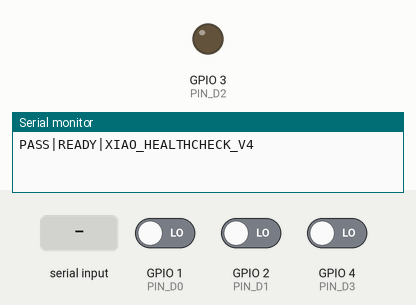
Bench run of a sketch on a simulated Seeed XIAO ESP32-S3. On the bench: output pins drawn as LEDs (lit = HIGH), the last lines printed to the serial monitor. The inputs (shaded band) are chosen by the test bench; at power-on: GPIO 1 (PIN_D0) LOW, GPIO 2 (PIN_D1) LOW, GPIO 4 (PIN_D3) LOW.

Above: at 1.7 s.
1.8 s: "HEALTH_PWM\n" received over Serial
At 2.8 s:
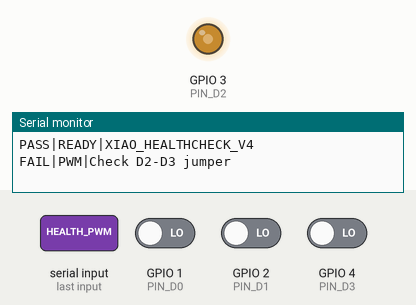
3.4 s: "HEALTH_GPIO\n" received over Serial
Timing chart, 0 to 6.4 s (numbered marks = the images above; inputs shaded):
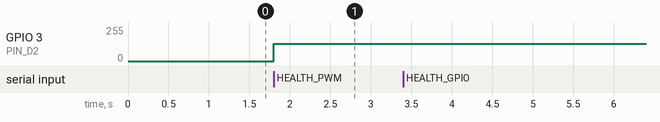

The sketch:

xiao_esp32s3_healthcheck.ino
```cpp
/*
 * Cyborg Lab inventory health-check firmware for Seeed XIAO ESP32S3.
 *
 * This sketch is intentionally separate from the experiment camera firmware.
 * Uploading it replaces whatever firmware is currently on the inventory board.
 * Commands and replies are line-based so the Python checker can be reused by
 * the web API, a CLI, or a manufacturing fixture.
 */

#include <Arduino.h>
#include <esp_mac.h>
#include <SPI.h>
#include <WiFi.h>
#include <Wire.h>

static const int PIN_D0 = 1;
static const int PIN_D1 = 2;
static const int PIN_D2 = 3;
static const int PIN_D3 = 4;
static const int PIN_SDA = 5;
static const int PIN_SCL = 6;
static const int PIN_SCK = 7;
static const int PIN_MISO = 8;
static const int PIN_MOSI = 9;
static const int PIN_TX = 43;
static const int PIN_RX = 44;
static const char *FIRMWARE_ID = "XIAO_HEALTHCHECK_V4";
static const int DIGITAL_PINS[] = {
  PIN_D0, PIN_D1, PIN_D2, PIN_D3, PIN_SDA, PIN_SCL,
  PIN_TX, PIN_RX, PIN_SCK, PIN_MISO, PIN_MOSI
};

String hardwareMac() {
  uint8_t mac[6];
  esp_read_mac(mac, ESP_MAC_WIFI_STA);
  char value[13];
  snprintf(
    value,
    sizeof(value),
    "%02X%02X%02X%02X%02X%02X",
    mac[0], mac[1], mac[2], mac[3], mac[4], mac[5]
  );
  return String(value);
}

bool digitalLoopback(int first, int second) {
  pinMode(first, OUTPUT);
  pinMode(second, INPUT_PULLDOWN);
  digitalWrite(first, LOW);
  delay(5);
  bool lowOk = digitalRead(second) == LOW;
  digitalWrite(first, HIGH);
  delay(5);
  bool highOk = digitalRead(second) == HIGH;
  pinMode(first, INPUT_PULLDOWN);
  pinMode(second, OUTPUT);
  digitalWrite(second, HIGH);
  delay(5);
  bool reverseOk = digitalRead(first) == HIGH;
  pinMode(first, INPUT);
  pinMode(second, INPUT);
  return lowOk && highOk && reverseOk;
}

int gpioForLabel(String label) {
  label.trim();
  label.toUpperCase();
  if (!label.startsWith("D") || label.length() < 2) return -1;
  int index = label.substring(1).toInt();
  if (index < 0 || index > 10 || label != "D" + String(index)) return -1;
  return DIGITAL_PINS[index];
}

void testGpio(const String &firstLabel, const String &secondLabel) {
  int first = gpioForLabel(firstLabel);
  int second = gpioForLabel(secondLabel);
  if (first < 0 || second < 0 || first == second) {
    Serial.println("FAIL|GPIO|Choose two different pins from D0-D10");
    return;
  }
  if (digitalLoopback(first, second)) {
    Serial.printf("PASS|GPIO|%s-%s\n", firstLabel.c_str(), secondLabel.c_str());
  } else {
    Serial.printf("FAIL|GPIO|Check %s-%s jumper\n", firstLabel.c_str(), secondLabel.c_str());
  }
}

void testPwm() {
  pinMode(PIN_D3, INPUT);
  if (!ledcAttach(PIN_D2, 1000, 8)) {
    Serial.println("FAIL|PWM|Unable to attach PWM generator");
    return;
  }
  ledcWrite(PIN_D2, 128);
  unsigned long highTime = pulseIn(PIN_D3, HIGH, 50000);
  unsigned long lowTime = pulseIn(PIN_D3, LOW, 50000);
  ledcDetach(PIN_D2);
  pinMode(PIN_D2, INPUT);
  if (highTime > 200 && lowTime > 200) {
    Serial.printf("PASS|PWM|high=%luus,low=%luus\n", highTime, lowTime);
  } else {
    Serial.println("FAIL|PWM|Check D2-D3 jumper");
  }
}

void testUart() {
  // GPIO43/44 can contain a few transition bytes while UART1 is being
  // attached. Match a binary sequence instead of comparing the whole receive
  // buffer so startup noise cannot turn a valid loopback into a false failure.
  static const uint8_t token[] = {0x55, 0xAA, 0x31, 0xC7, 0x4D, 0x82, 0x19, 0xE0};
  Serial1.end();
  Serial1.begin(115200, SERIAL_8N1, PIN_RX, PIN_TX);
  delay(50);
  bool passed = false;
  for (int attempt = 0; attempt < 3 && !passed; attempt++) {
    while (Serial1.available()) Serial1.read();
    Serial1.write(token, sizeof(token));
    Serial1.flush();
    size_t matched = 0;
    unsigned long deadline = millis() + 200;
    while (millis() < deadline && matched < sizeof(token)) {
      if (!Serial1.available()) {
        delay(1);
        continue;
      }
      uint8_t value = (uint8_t)Serial1.read();
      matched = value == token[matched] ? matched + 1 : (value == token[0] ? 1 : 0);
    }
    passed = matched == sizeof(token);
  }
  Serial1.end();
  pinMode(PIN_TX, INPUT);
  pinMode(PIN_RX, INPUT);
  Serial.println(passed ? "PASS|UART|D6-TX to D7-RX" : "FAIL|UART|Check D6-D7 jumper");
}

void testSpi() {
  SPI.begin(PIN_SCK, PIN_MISO, PIN_MOSI, -1);
  SPI.beginTransaction(SPISettings(100000, MSBFIRST, SPI_MODE0));
  uint8_t received = SPI.transfer(0xA5);
  SPI.endTransaction();
  SPI.end();
  Serial.println(received == 0xA5 ? "PASS|SPI|D10-MOSI to D9-MISO" : "FAIL|SPI|Check D10-D9 jumper");
}

void scanI2c() {
  Wire.begin(PIN_SDA, PIN_SCL);
  String addresses;
  for (uint8_t address = 1; address < 127; address++) {
    Wire.beginTransmission(address);
    if (Wire.endTransmission() == 0) {
      if (addresses.length()) addresses += ',';
      char value[5];
      snprintf(value, sizeof(value), "0x%02X", address);
      addresses += value;
    }
  }
  Wire.end();
  if (addresses.length()) Serial.println("PASS|I2C|" + addresses);
  else Serial.println("FAIL|I2C|No I2C module detected; connect module SDA to D4, SCL to D5, VCC to 3V3 and GND to GND, or skip this optional test");
}

void processCommand(String command) {
  command.trim();
  if (command == "HEALTH_INFO") {
    Serial.printf("PASS|INFO|XIAO ESP32S3|%s|WIFI=1|BLUETOOTH=1\n", hardwareMac().c_str());
  } else if (command == "HEALTH_HELLO") {
    Serial.println("PASS|HELLO|hello world");
  } else if (command == "HEALTH_GPIO") {
    testGpio("D0", "D1");
  } else if (command.startsWith("HEALTH_GPIO ")) {
    String arguments = command.substring(strlen("HEALTH_GPIO "));
    int separator = arguments.indexOf(' ');
    if (separator < 1) {
      Serial.println("FAIL|GPIO|Expected HEALTH_GPIO D0 D1");
    } else {
      String firstLabel = arguments.substring(0, separator);
      String secondLabel = arguments.substring(separator + 1);
      firstLabel.trim();
      secondLabel.trim();
      firstLabel.toUpperCase();
      secondLabel.toUpperCase();
      testGpio(firstLabel, secondLabel);
    }
  } else if (command == "HEALTH_PWM") {
    testPwm();
  } else if (command == "HEALTH_UART") {
    testUart();
  } else if (command == "HEALTH_SPI") {
    testSpi();
  } else if (command == "HEALTH_I2C") {
    scanI2c();
  } else if (command == "PING") {
    Serial.printf("PASS|PING|%s\n", FIRMWARE_ID);
  } else if (command.length()) {
    Serial.println("FAIL|COMMAND|Unknown command");
  }
}

void setup() {
  Serial.begin(115200);
  Serial.setTimeout(50);
  delay(500);
  Serial.printf("PASS|READY|%s\n", FIRMWARE_ID);
}

void loop() {
  if (Serial.available()) processCommand(Serial.readStringUntil('\n'));
  delay(2);
}
```

Measured:
- after the input at 1.8 s, GPIO 3 (PIN_D2): 0/255 → 128/255 at once
